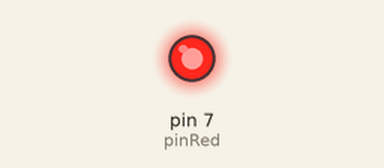
Simulated run of this sketch. Board: Arduino Uno, built with avr-gcc and run on an emulated ATmega328P. Parts: output pins drawn as LEDs (lit = HIGH). What the sketch prints to the serial monitor is not drawn. At 0.0 s the program stops and its outputs stay as they are.

Above: at 0.1 s.
Timing chart, 0 to 1.5 s (numbered marks = the images above):
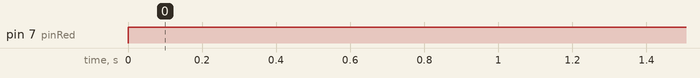

Measured:
- by itself, pin 7 (pinRed): LOW → HIGH at 0.00 s

The sketch:

whilepotenciemtro.ino
```cpp
// while con potencimetro
int pinAnalogo = A0;
int pinRed = 7 ;
float v ;
float v2 ;
int relax = 1500;
void setup() {
  // put your setup code here, to run once:
  Serial.begin(9600);
  pinMode(pinAnalogo,INPUT);
  pinMode(pinRed,OUTPUT);

}
void loop() {
  // put your main code here, to run repeatedly:
  v = analogRead(pinAnalogo);
  v2 = (v*5)/1023;
  Serial.println(v2);
  while (v2 < 3){
    digitalWrite(pinRed,HIGH);
  }
  digitalWrite(pinRed,LOW);
  delay(relax);
}
```
